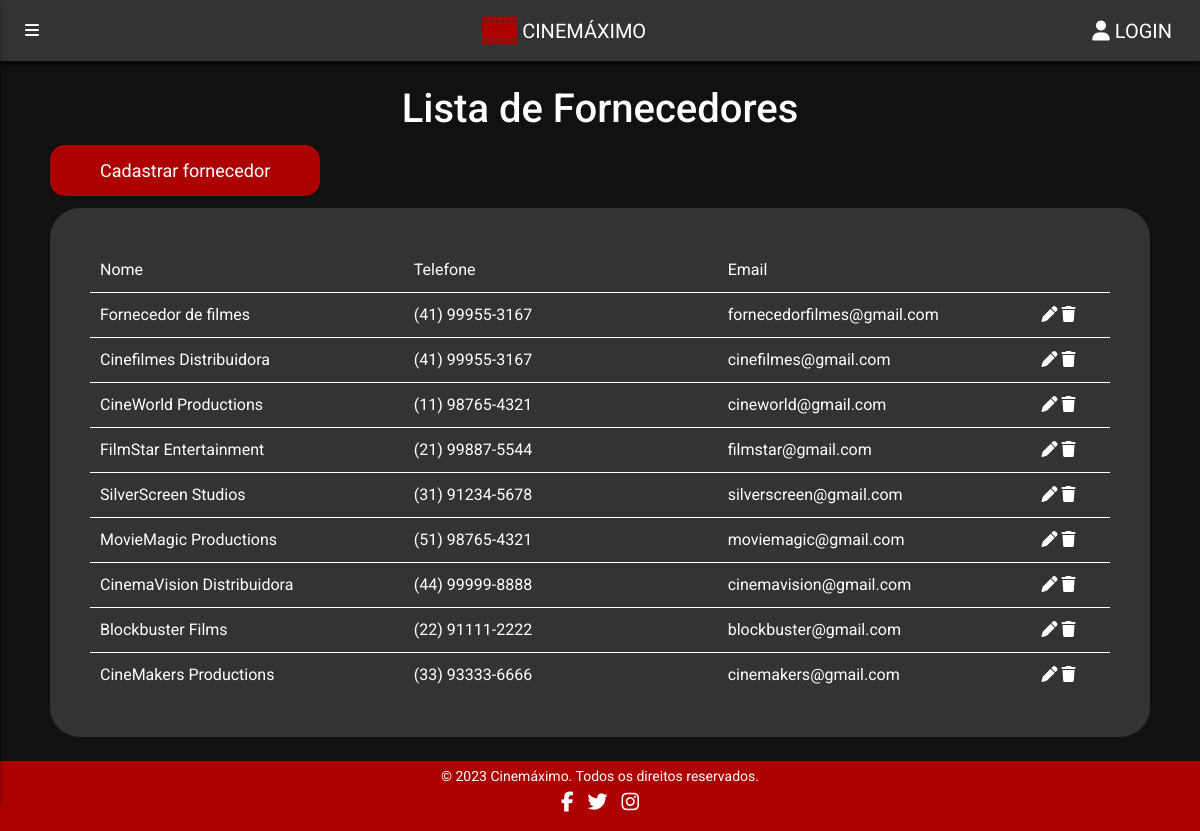
The app's page /html/fornecedor/lista-fornecedores.php with its own data.
### tables this page shows
CREATE TABLE Fornecedor (
idFornecedor INT PRIMARY KEY AUTO_INCREMENT,
nome VARCHAR(255),
telefone VARCHAR(255),
email VARCHAR(255)
);

### config.php (called while the page is built, shortened)
<?php
function GerarConexao() {
    $endereco = "localhost";
    $usuario = "root";
    $senha = "";
    $banco = "ProjetoCinema";
    $con = new mysqli ($endereco, $usuario, $senha, $banco);
    $con->set_charset("utf8");
    return $con;
}
function Buscar($sql) {
    $conexao = GerarConexao();
    $resultado = mysqli_query($conexao, $sql);
    return mysqli_fetch_all($resultado, MYSQLI_ASSOC);
}
?>

### html/fornecedor/lista-fornecedores.php (the view, shortened to what this page needs)
<?php
require("../../config.php");
$sql = "SELECT * FROM Fornecedor";
$fornecedores = Buscar($sql);
?>
<!DOCTYPE html>
<html lang="en">
<head>
  <link rel="stylesheet" href="/Projeto-Cinema/css/compartilhado/base.css">
  <link rel="stylesheet" href="/Projeto-Cinema/css/compartilhado/header.css">
  <link rel="stylesheet" href="/Projeto-Cinema/css/compartilhado/footer.css">
  <link rel="stylesheet" href="/Projeto-Cinema/css/compartilhado/componentes.css">
  <link rel="stylesheet" href="/Projeto-Cinema/css/compartilhado/listas.css">
  <link rel="stylesheet" href="/Projeto-Cinema/css/compartilhado/barra-lateral.css">
  <link rel="stylesheet" href="/Projeto-Cinema/css/telas/lista-fornecedores.css">
  <link href="https://cdn.jsdelivr.net/npm/bootstrap@5.3.0-alpha1/dist/css/bootstrap.min.css" rel="stylesheet">
</head>
<body>
  <div class="conteudo">
    <h1 class="text-center my-4" style="color: var(--branco);">Lista de Fornecedores</h1>
    <a class="botao-componente" href="cadastro-fornecedor.php">Cadastrar fornecedor</a>
    <div class="lista fundo-cinza my-4">
      <div class="linha linha-cabeca">
        <div>Nome</div>
        <div>Telefone</div>
        <div>Email</div>
        <div></div>
      </div>
      <?php
      foreach ($fornecedores as $linha) {
        echo "
                <div class='linha'>
                  <div>{$linha["nome"]}</div>
                  <div>{$linha["telefone"]}</div>
                  <div>{$linha["email"]}</div>
                  <div class='item-acoes'>
                    <a href='cadastro-fornecedor.php?fornecedor={$linha['idFornecedor']}'>
                      <i class='item-animacao fa-solid fa-pen'></i>
                    </a>
                    <a href='excluir-fornecedor.php?fornecedor={$linha['idFornecedor']}'>
                      <i class='item-animacao fa-solid fa-trash'></i>
                    </a>
                  </div>
                </div>";
      }
      ?>
    </div>
  </div>
</body>
</html>

### css/compartilhado/base.css (style rules this page uses)
:root { --cor-60: #111111; --cor-30: #333333; --cor-10: #AD0000; --branco: #FFFFFF; }
body { background: var(--cor-60) !important; font-family: 'Roboto', sans-serif !important; margin: 0; color: var(--branco); position: relative; min-height: 100vh; }
.conteudo { padding-bottom: 70px; }

### css/compartilhado/componentes.css (style rules this page uses)
.fundo-cinza { background-color: var(--cor-30); border-radius: 30px; }
.botao-componente { padding: 15px 50px; margin-left: 50px; border-radius: 15px; background-color: var(--cor-10); color: var(--branco); font-size: 18px; text-align: center; text-decoration: none; transition: ease 0.2s; }

### css/compartilhado/listas.css (style rules this page uses)
.lista { color: var(--branco); padding: 2.5rem; margin-right: 50px; margin-left: 50px; }
.lista .linha { display: grid; border-bottom: 1px white solid; }
.lista .linha:last-child { border-bottom: 0; }
.lista .linha div { padding: 10px; }
.linha .item-acoes a { color: var(--branco); text-decoration: none; }
.item-animacao { cursor: pointer; transition: ease all 0.2s; }

### css/telas/lista-fornecedores.css (style rules this page uses)
.lista .linha { grid-template-columns: 1fr 1fr 1fr 0.25fr; }

### records on screen
fornecedor: nome "Fornecedor de filmes", telefone "(41) 99955-3167", email "fornecedorfilmes@gmail.com"
fornecedor: nome "Cinefilmes Distribuidora", telefone "(41) 99955-3167", email "cinefilmes@gmail.com"
fornecedor: nome "CineWorld Productions", telefone "(11) 98765-4321", email "cineworld@gmail.com"
fornecedor: nome "FilmStar Entertainment", telefone "(21) 99887-5544", email "filmstar@gmail.com"
fornecedor: nome "SilverScreen Studios", telefone "(31) 91234-5678", email "silverscreen@gmail.com"
fornecedor: nome "MovieMagic Productions", telefone "(51) 98765-4321", email "moviemagic@gmail.com"
fornecedor: nome "CinemaVision Distribuidora", telefone "(44) 99999-8888", email "cinemavision@gmail.com"
fornecedor: nome "Blockbuster Films", telefone "(22) 91111-2222", email "blockbuster@gmail.com"
fornecedor: nome "CineMakers Productions", telefone "(33) 93333-6666", email "cinemakers@gmail.com"
